Frame 1 (no input): blank canvas, image omitted
Frame 60 (the mouse pressed at the canvas centre just before this capture): blank canvas, image omitted
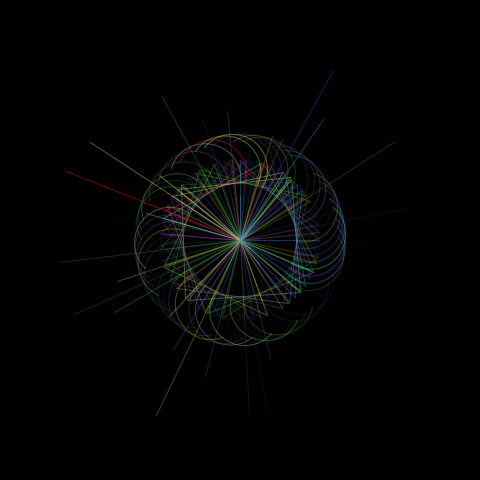
Frame 120 (the mouse held since frame 60 and released just before this capture)

The Processing sketch whose frames 1 and 60 were blank and that drew this single picture after the mouse press (run headless with seeded random() and noise(); from frame 60 on, the mouse is pressed at the canvas centre):

// Processing sketch: processing_149262
// ── processing_149262.pde

void setup()
{
size( 480,480 );
background( 0,0,0 );
noFill ();
}
void draw()
{
if (mousePressed) {
stroke( random(255),random(255),random(255),random(120) );
translate(mouseX,mouseY);
rotate(frameCount/10.0);
arc (50,50, 70,70,0,3);
line(0,0,random(200),0);
triangle(0,0, 80,0, 0,80);
}
}
void keyReleased()
{
if (key=='c' || key=='C') {
background(0);
}
}
